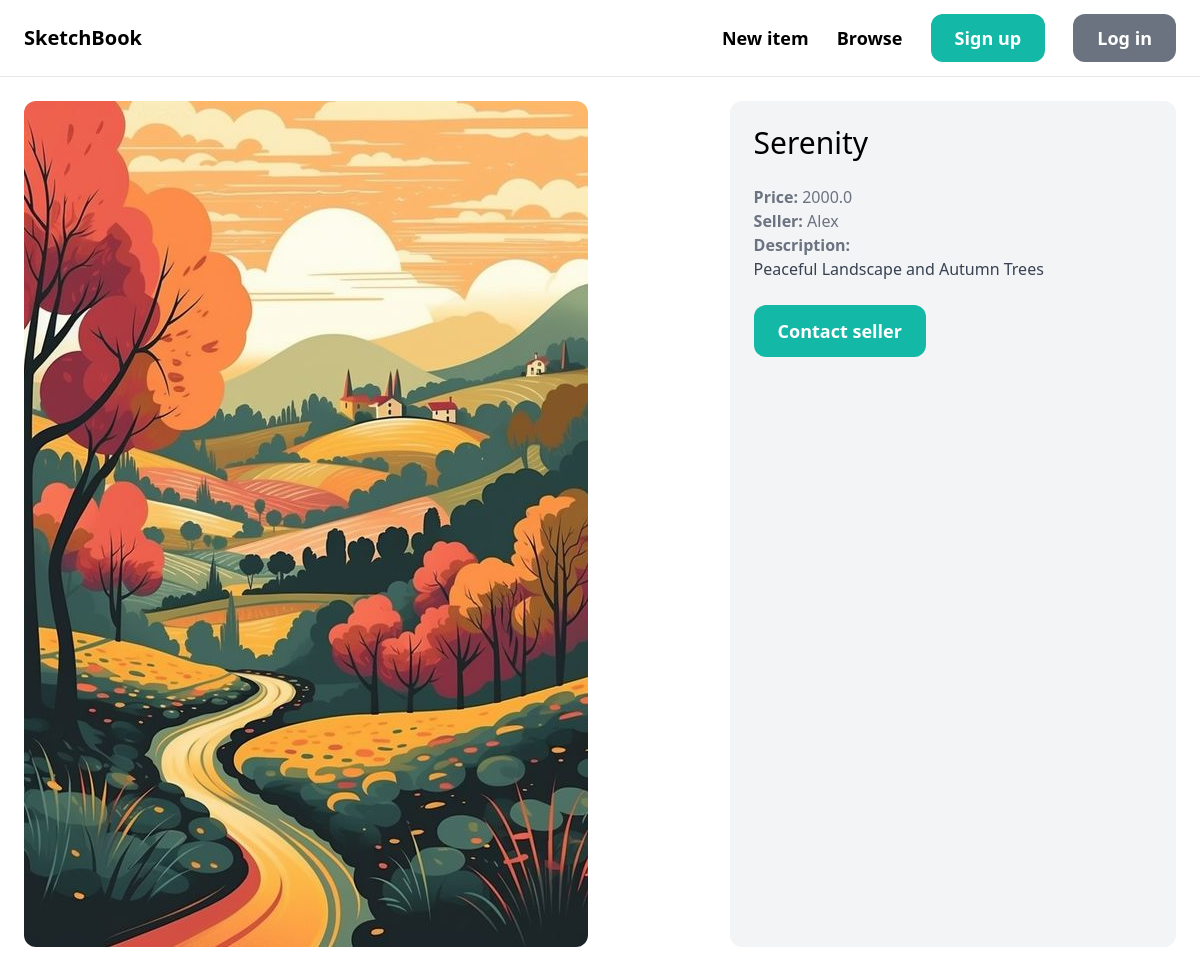
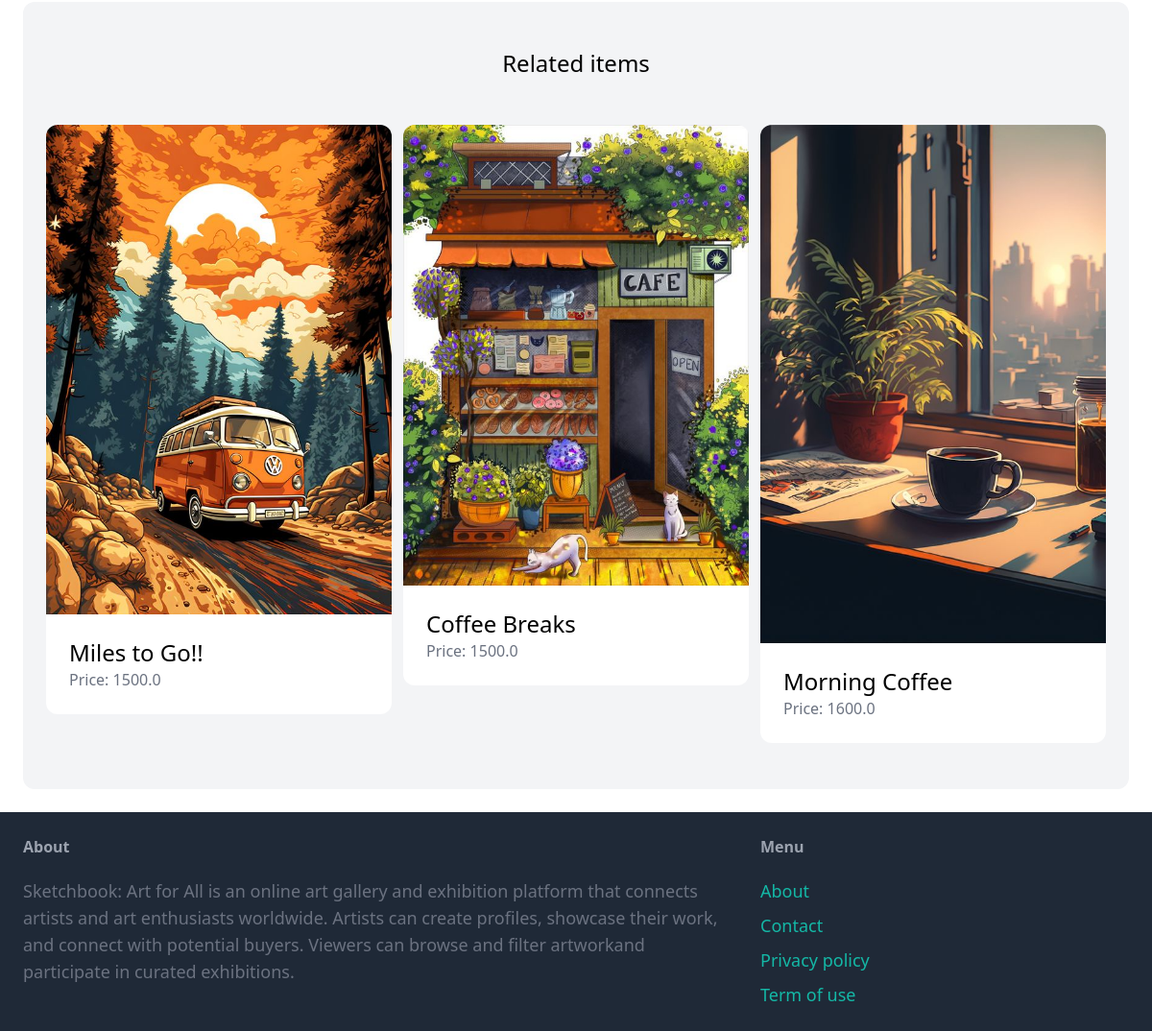
/items/2/, run on an earlier commit of the app's database (2 pictures, top to bottom).
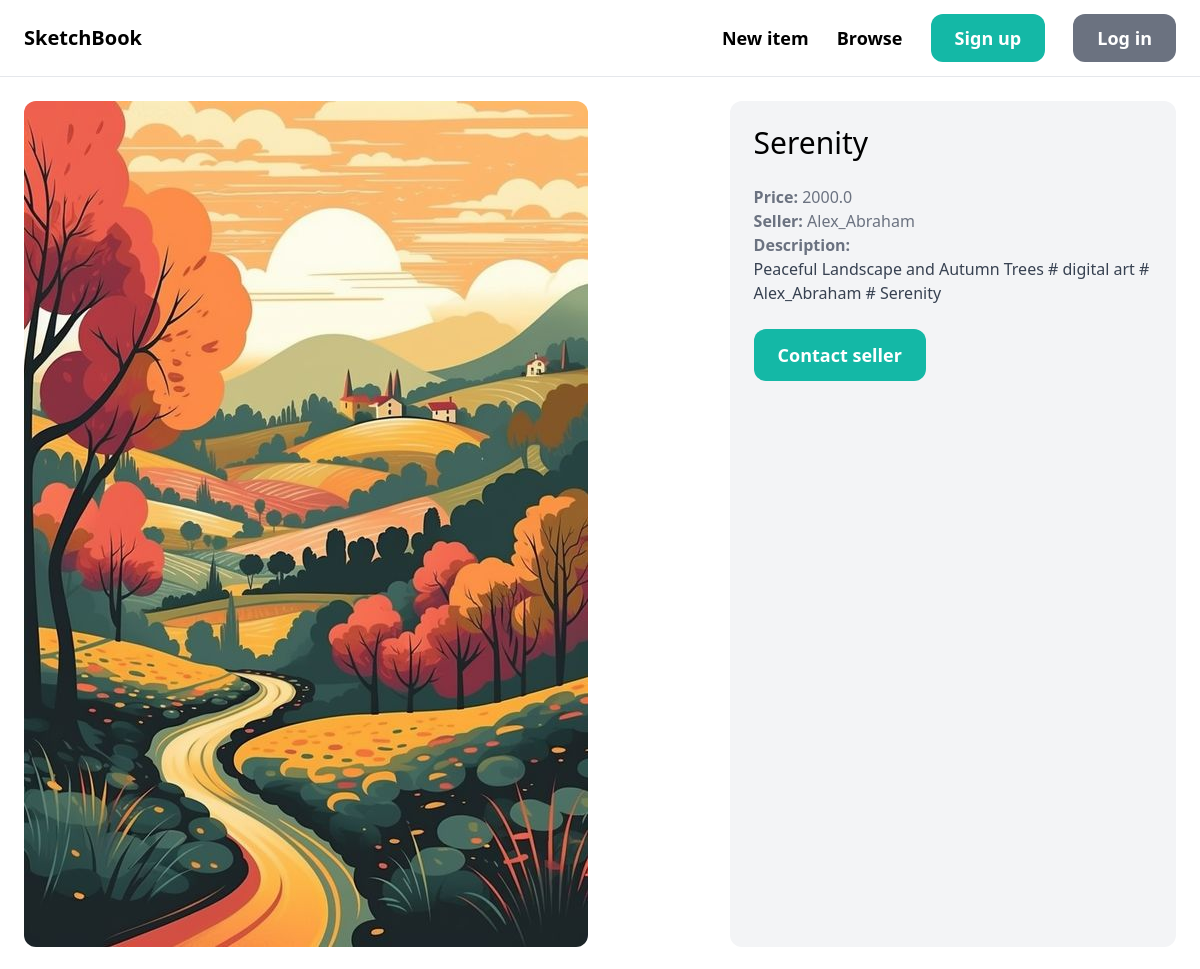
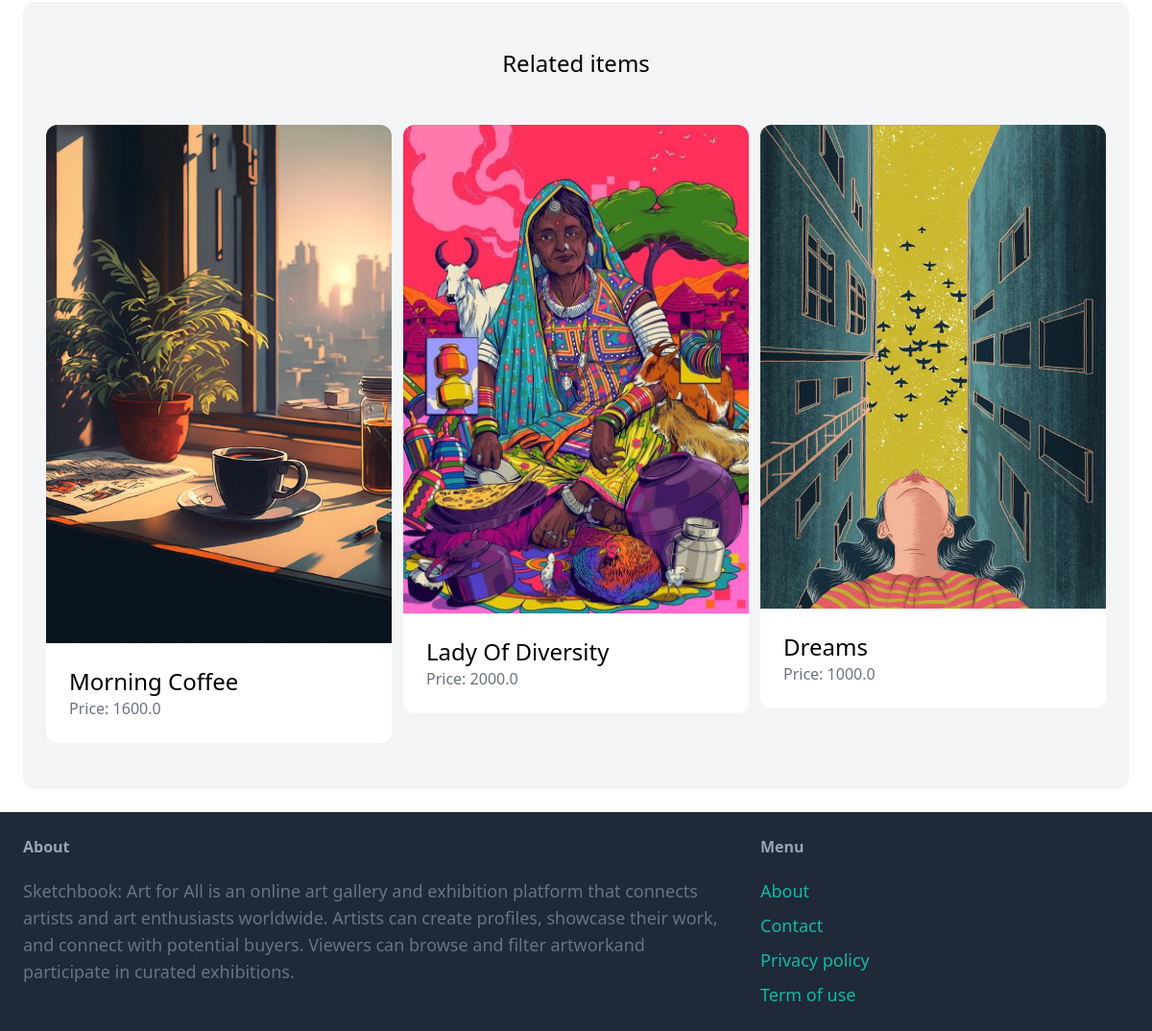
And on a later commit of the database (2 pictures, top to bottom).
### item/models.py (models this page shows, shortened)
class Item(models.Model):
    category = models.ForeignKey(Category, related_name='items', on_delete=models.CASCADE)
    name = models.CharField(max_length=255)
    description = models.TextField(blank=True, null=True)
    price = models.FloatField()
    image = models.ImageField(upload_to='item_images', blank=True, null=True)
    is_sold = models.BooleanField(default=False)
    created_by = models.ForeignKey(User, related_name='items', on_delete=models.CASCADE)
    created_at = models.DateTimeField(auto_now_add=True)

### item/views.py (the view)
# urls.py: path('<int:pk>/', views.detail, name='detail'),
def detail(request, pk):
    item = get_object_or_404(Item, pk=pk)
    related_items = Item.objects.filter(category=item.category, is_sold=False).exclude(pk=pk)[0:3]
    return render(request, 'item/detail.html', {
        'item': item,
        'related_items': related_items
    })

### item/templates/item/detail.html (shortened to what this page needs)
{% extends 'core/base.html' %}
{% block content %}
<div class="grid grid-cols-5 gap-6">
    <div class="col-span-3">
        <img src="{{ item.image.url }}" class="rounded-xl">
    </div>
    <div class="col-span-2 p-6 bg-gray-100 rounded-xl">
        <h1 class="mb-6 text-3xl">{{ item.name }}</h1>
        <p class="text-gray-500"><strong>Price: </strong>{{ item.price }}</p>
        <p class="text-gray-500"><strong>Seller: </strong>{{ item.created_by.username }}</p>
        {% if item.description %}
            <p class="text-gray-700">
                <strong class="text-gray-500">Description:</strong><br>
                {{ item.description }}
            </p>
        {% endif %}
        {% if request.user == item.created_by %}
            <div class="mt-6 p-6 bg-white rounded-xl">
                <p>This is your item!</p>
                <a href="{% url 'item:edit' item.id %}" class="inline-block mt-6 px-6 py-3 text-lg font-semibold bg-teal-500 text-white rounded-xl">Edit</a>
                <a href="{% url 'item:delete' item.id %}" class="inline-block mt-6 px-6 py-3 text-lg font-semibold bg-red-500 text-white rounded-xl">Delete</a>
            </div>
        {% else %}
            <a href="{% url 'conversation:new' item.id %}" class="inline-block mt-6 px-6 py-3 text-lg font-semibold bg-teal-500 text-white rounded-xl hover:bg-teal-700">Contact seller</a>
        {% endif %}
    </div>
</div>
<div class="mt-6 px-6 py-12 bg-gray-100 rounded-xl">
    <h2 class="mb-12 text-2xl text-center">Related items</h2>
    <div class="grid grid-cols-3 gap-3">
        {% for item in related_items %}
            <div>
                <a href="{% url 'item:detail' item.id %}">
                    <div>
                        <img src="{{ item.image.url }}" class="rounded-t-xl">
                    </div>
                    <div class="p-6 bg-white rounded-b-xl">
                        <h2 class="text-2xl">{{ item.name }}</h2>
                        <p class="text-gray-500">Price: {{ item.price }}</p>
                    </div>
                </a>
            </div>
        {% endfor %}
    </div>
</div>
{% endblock %}

### core/templates/core/base.html (shortened to what this page needs)
<!doctype html>
<html>
    <head>
        <script src="https://cdn.tailwindcss.com"></script>
    </head>
    <body>
        <nav class="py-6 px-6 flex justify-between items-center border-b border-gray-200">
            <a href="/" class="text-xl font-semibold">SketchBook</a>
            <div class="space-x-6">
                <a href="{% url 'item:new' %}" class="text-lg font-semibold hover:text-gray-500">New item</a>
                <a href="{% url 'item:items' %}" class="text-lg font-semibold hover:text-gray-500">Browse</a>
                {% if request.user.is_authenticated %}
                    <a href="{% url 'conversation:inbox' %}" class="px-6 py-3 text-lg font-semibold bg-teal-500 text-white rounded-xl hover:bg-teal-700">Inbox</a>
                    <a href="{% url 'dashboard:index' %}" class="px-6 py-3 text-lg font-semibold bg-gray-500 text-white rounded-xl hover:bg-gray-700">Dashboard</a>
                    <a href="/logout" class="px-6 py-3 text-lg font-semibold bg-red-500 text-white rounded-xl hover:bg-red-700">logout</a>
                {% else %}
                    <a href="{% url 'core:signup' %}" class="px-6 py-3 text-lg font-semibold bg-teal-500 text-white rounded-xl hover:bg-teal-700">Sign up</a>
                    <a href="{% url 'core:login' %}" class="px-6 py-3 text-lg font-semibold bg-gray-500 text-white rounded-xl hover:bg-gray-700">Log in</a>
                {% endif %}
            </div>
        </nav>
        <div class="px-6 py-6">
            {% block content %}
            {% endblock %}
        </div>
        <footer class="py-6 px-6 flex justify-between bg-gray-800">
            <div class="w-2/3 pr-10">
                <h3 class="mb-5 font-semibold text-gray-400">About</h3>
                <p class="text-lg text-gray-500">Sketchbook: Art for All is an online art gallery and exhibition platform that connects artists and art enthusiasts worldwide. Artists can create profiles, showcase their work, and connect with potential buyers. Viewers can browse and filter artworkand participate in curated exhibitions.
                </p>
            </div>
            <div class="w-1/3">
                <h3 class="mb-5 font-semibold text-gray-400">Menu</h3>
                <ul class="space-y-2">
                    <li><a href="#" class="text-lg text-teal-500 hover:text-teal-700">About</a></li>
                    <li><a href="{% url 'core:contact' %}" class="text-lg text-teal-500 hover:text-teal-700">Contact</a></li>
                    <li><a href="#" class="text-lg text-teal-500 hover:text-teal-700">Privacy policy</a></li>
                    <li><a href="#" class="text-lg text-teal-500 hover:text-teal-700">Term of use</a></li>
                </ul>
            </div>
        </footer>
    </body>
</html>

What changed in the data, as far as the page shows it:
removed Item: image (picture), name "Miles to Go!!", price "1500.0"
removed Item: image (picture), name "Coffee Breaks", price "1500.0"
changed Item "Serenity": created_by.username "Alex" → "Alex_Abraham"; description "Peaceful Landscape and Autumn Trees" → "Peaceful Landscape and Autumn Trees # digital art # Alex_Abraham # Serenity"
added Item: image (picture), name "Lady Of Diversity", price "2000.0"
added Item: image (picture), name "Dreams", price "1000.0"
